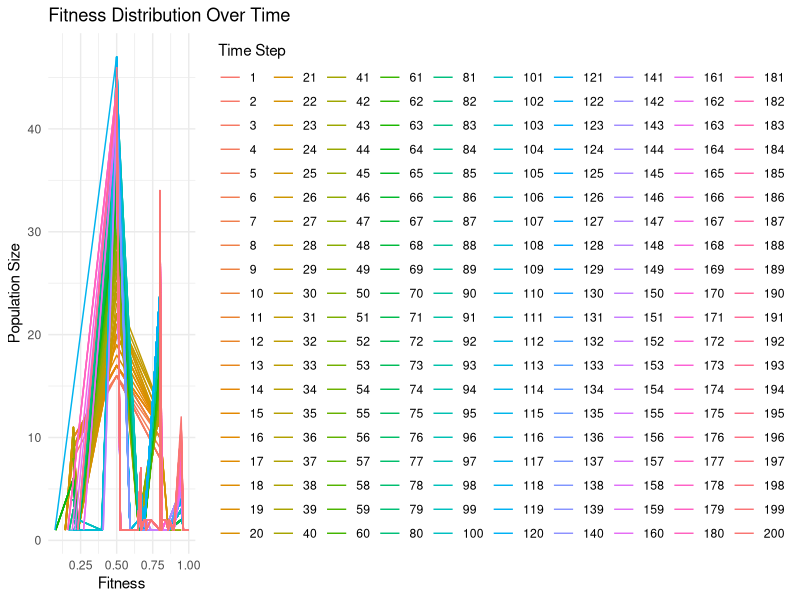
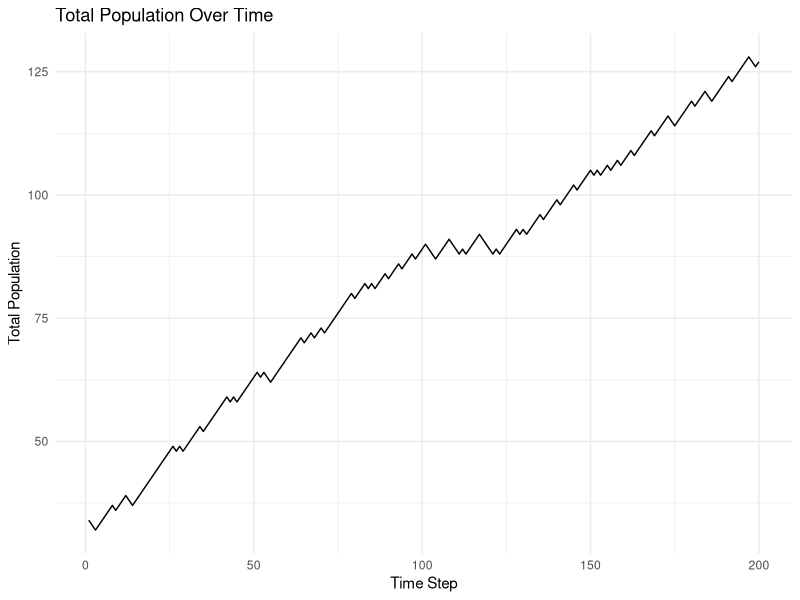
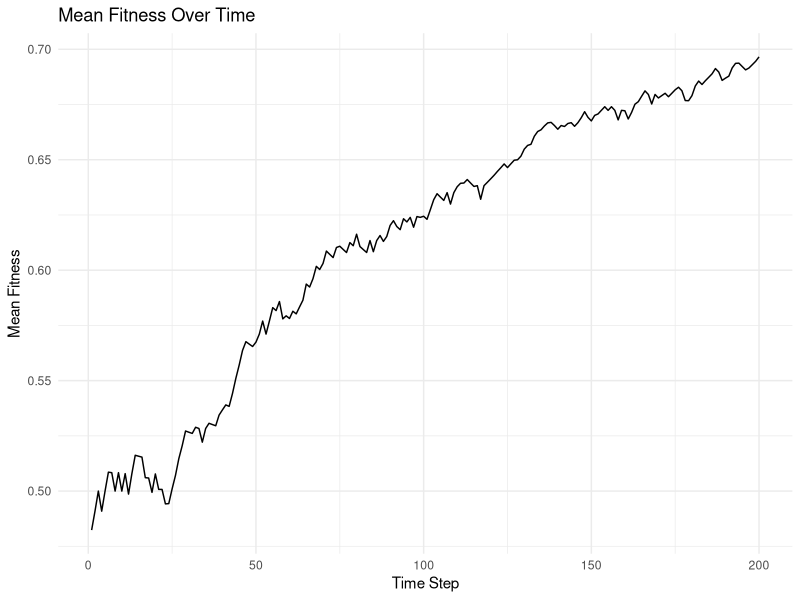
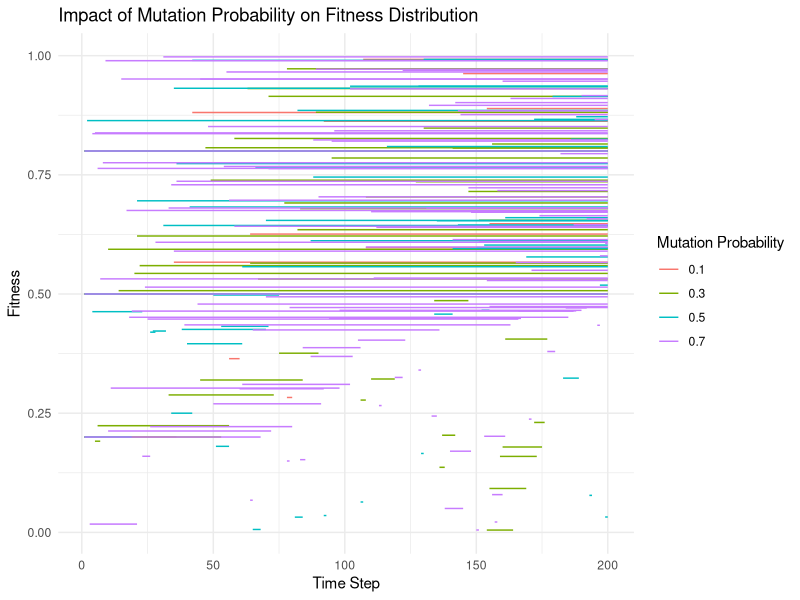

These figures' R source, in order:
## ---- chunk 1
knitr::opts_chunk$set(echo = TRUE)
## ---- chunk 2
library(dplyr)
library(ggplot2)
library(tidyr)
## ---- chunk 3
# Parameters
set.seed(123)
p <- 0.7  # Birth probability
r <- 0.3  # Mutation probability
n_steps <- 200  # Number of simulation steps
initial_population <- data.frame(fitness = c(0.2, 0.5, 0.8), size = c(10, 15, 8))
## ---- chunk 4
simulate_population <- function(initial_population, n_steps, p, r) {
  population <- initial_population
  results <- list()

  for (t in 1:n_steps) {
    if (runif(1) < p) {
      # Birth event
      if (runif(1) < r) {
        # Mutation: New fitness value
        new_fitness <- runif(1)
        population <- population %>% add_row(fitness = new_fitness, size = 1)
      } else {
        # Preferential attachment
        total_size <- sum(population$size)
        probabilities <- population$size / total_size
        chosen <- sample(seq_len(nrow(population)), size = 1, prob = probabilities)
        population$size[chosen] <- population$size[chosen] + 1
      }
    } else {
      # Death event
      least_fit <- which.min(population$fitness)
      if (population$size[least_fit] > 1) {
        population$size[least_fit] <- population$size[least_fit] - 1
      } else {
        population <- population[-least_fit, ]
      }
    }
    results[[t]] <- population
  }
  results
}
## ---- chunk 5
simulation_results <- simulate_population(initial_population, n_steps, p, r)
plot_data <- bind_rows(lapply(seq_along(simulation_results), function(t) {
  data <- simulation_results[[t]]
  data$time <- t
  data
}))

ggplot(plot_data, aes(x = fitness, y = size, color = as.factor(time))) +
  geom_line() +
  labs(title = "Fitness Distribution Over Time",
       x = "Fitness",
       y = "Population Size",
       color = "Time Step") +
  theme_minimal()
## ---- chunk 6
summary_data <- plot_data %>%
  group_by(time) %>%
  summarise(total_population = sum(size),
            mean_fitness = weighted.mean(fitness, size))

ggplot(summary_data, aes(x = time, y = total_population)) +
  geom_line() +
  labs(title = "Total Population Over Time",
       x = "Time Step",
       y = "Total Population") +
  theme_minimal()
## ---- chunk 7
ggplot(summary_data, aes(x = time, y = mean_fitness)) +
  geom_line() +
  labs(title = "Mean Fitness Over Time",
       x = "Time Step",
       y = "Mean Fitness") +
  theme_minimal()
## ---- chunk 8
r_values <- c(0.1, 0.3, 0.5, 0.7)
mutation_results <- lapply(r_values, function(r_val) {
  simulate_population(initial_population, n_steps, p, r_val)
})

mutation_summary <- bind_rows(lapply(seq_along(mutation_results), function(i) {
  result <- bind_rows(lapply(seq_along(mutation_results[[i]]), function(t) {
    data <- mutation_results[[i]][[t]]
    data$time <- t
    data
  }))
  result$mutation_prob <- r_values[i]
  result
}))

ggplot(mutation_summary, aes(x = time, y = fitness, group = interaction(fitness, mutation_prob), color = as.factor(mutation_prob))) +
  geom_line() +
  labs(title = "Impact of Mutation Probability on Fitness Distribution",
       x = "Time Step",
       y = "Fitness",
       color = "Mutation Probability") +
  theme_minimal()
